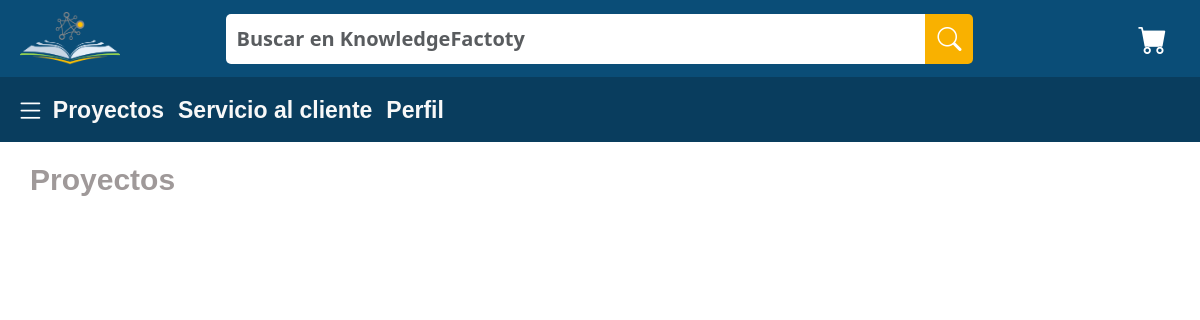
Page /Inicio/ on the earlier database version.
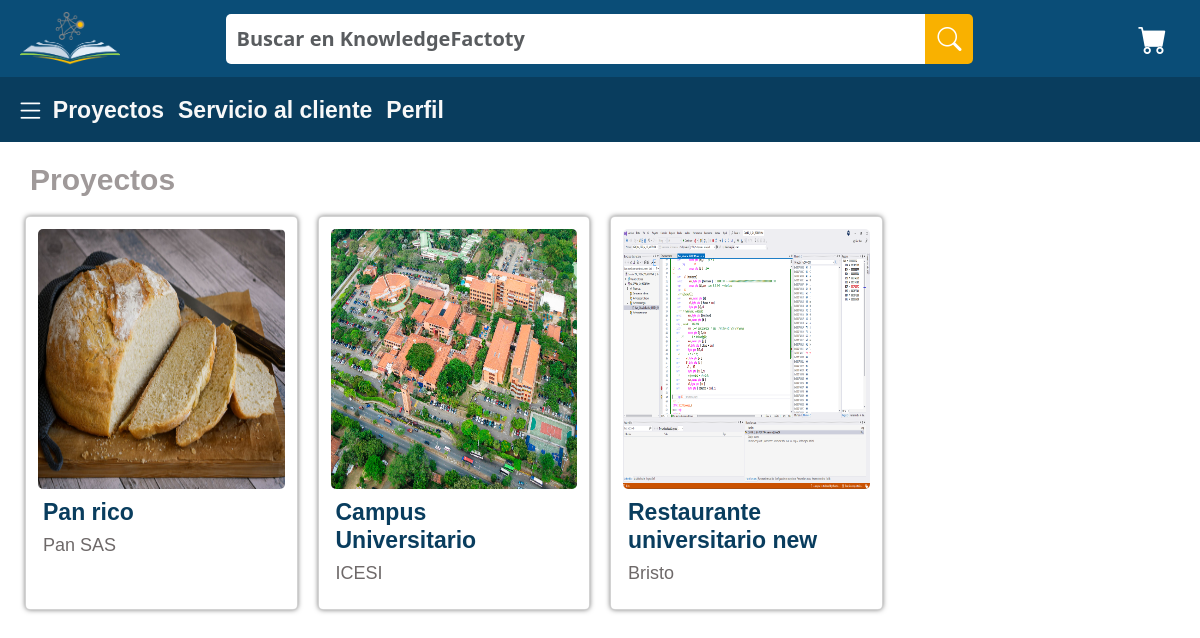
Same page on the later database version.
### test_app/models.py (models this page shows, shortened)
class Project(models.Model):
    name = models.CharField(max_length=30)
    objective = models.TextField()
    results = models.TextField()
    reach = models.TextField()
    state = models.TextField()
    ownerCompany = models.OneToOneField(Company, on_delete=models.CASCADE)
    photo= models.ImageField(null=True, blank=True, upload_to="images/")

class Company(models.Model):
    nit = models.CharField(auto_created=False, primary_key=True, serialize=False, verbose_name='NIT', max_length=9)
    name = models.CharField(max_length=50)
    phoneNumberC = models.CharField(max_length=15)
    address = models.CharField(max_length=300)
    user = models.ForeignKey(User, on_delete=models.CASCADE)

### test_app/views.py (the view)
# urls.py: path('Inicio/',views.homePage, name="homePage"),
def homePage(req):
    projects=Project.objects.all()
    return render(req, 'test_app/MainPageEnterprise.html', {'projects':projects} )

### test_app/templates/test_app/MainPageEnterprise.html (shortened to what this page needs)
{% extends 'test_app/base.html' %}
{% load static %}
{% block content %}
<!DOCTYPE html>
<html lang="en">
<head>
    <link href="https://cdn.jsdelivr.net/npm/bootstrap@5.3.0-alpha2/dist/css/bootstrap.min.css" rel="stylesheet">
    <link rel="stylesheet" href="https://cdn.jsdelivr.net/npm/bootstrap-icons@1.10.3/font/bootstrap-icons.css">
    <link rel="stylesheet" href='{% static "CSS/styleMainPageEnterprise.css" %}'>
</head>
<body>
    <header class="container-fluid text-center" style="padding: 10px;  background-color: #0A4D77;">
        <div class="row align-items-center" style="padding-left: 10px; padding-right: 10px;">
          <div class="col-2 image_locate">
            <img src='{% static "/Images/Logo_DreamsBank.png" %}' alt="Logo de DreamsBank" style="width: 100px;">
          </div>
          <div class="col-8 items_search_locate" style="display: flex; justify-content: center;">
            <form class="form-inline">
              <div class="input-group" style="flex-shrink: 0;">
                <input id="input_search" type="text" class="form-control" placeholder="Buscar en KnowledgeFactoty" style="width: 700px;">
                <div class="input-group-append">
                  <button class="btn btn-secondary" type="button" style="background-color: #F9B100; border: 0; border-radius: 0px ; border-top-right-radius: 5px; border-bottom-right-radius: 5px; width: 100%; height: 100%;">
                    <i class="bi bi-search" style="font-size: 1.5em;"></i>
                  </button>
                </div>
              </div>
            </form>
          </div>
          <div class="col-2" style="display: flex; justify-content: end;">
            <button class="btn btn-link">
              <i class="bi bi-cart-fill" style="color: #fff; font-size: 1.8em;"></i>
            </button>
          </div>
        </div>
      </header>
      <header class="row-fluid text-center" style="padding: 10px; padding-left: 15px; padding-right: 15px; background-color: #093D5E;">
        <div class="menu-bar">
            <div class="icon_menu_bar">
              <button class="btn btn-link" style="padding: 0;">
                <i id="sideMenu" class="bi bi-list" style="color: #fff; font-size: 1.8em;z-index: 1;"></i>
              </button>
            </div>
            <a href="{% url 'homePage' %}" class="menu-item">Proyectos</a>
            <a href="#" class="menu-item">Servicio al cliente</a>
            <a href="{% url 'profile' %}" class="menu-item">Perfil</a>
          </div>
      </header>
      <div class="PrimaryBox">
        <h1 class="Title">Proyectos</h1>
          <div class="gridProducts" id="gridP">
          {% for project in projects %}
            <div class="card" id={{project.id}}>
              <a href="{% url 'productInformation' project.id %}" class="selectionProject" style="z-index:5;position: absolute;width: 93%;height: 93%;"></a>
                <div class="card_image" style="height: 260px;">
                    {% if project.photo %}
                    <img src="{{project.photo.url}}" alt={{project.id}} style="width: 100%; height: 100%;border-radius: 5px">
                    {% else %}
                    <h3 class="no foto">No hay foto</h3>
                    {% endif %}
                </div>
                <div class="card_content">
                  <h1 class="card_title">{{project.name}}</h1>
                  <h3 class="card_text">{{project.ownerCompany.name}}</h3>
              </div>
            </div>
        {% endfor %}
        </div>
      </div>
</body>
</html>
{% endblock %}

### test_app/templates/test_app/base.html (shortened to what this page needs)
{% load static%}
<!DOCTYPE html>
<html lang="en">
<head>
    <link href="https://cdn.jsdelivr.net/npm/bootstrap@5.3.0-alpha2/dist/css/bootstrap.min.css" rel="stylesheet">
    <link rel="stylesheet" href="https://cdn.jsdelivr.net/npm/bootstrap-icons@1.10.3/font/bootstrap-icons.css">
</head>
<body>
    {% block content %}
    {% endblock %}
</body>
</html>

### test_app/static/CSS/styleMainPageEnterprise.css (style rules this page uses)
* { margin: 0; padding: 0; box-sizing: border-box; text-decoration: none; }
.image_locate { text-align: left; }
.items_search_locate { text-align: center; align-self: center; }
#input_search { height: 50px; border: 0px; border-top-left-radius: 5px; border-bottom-left-radius: 5px; color: #525151; font-weight: bold; padding-left: 10px; padding-right: 10px; font-size: 20px; text-align: left; }
.menu-bar { display: flex; flex-direction: row; flex-wrap: wrap; overflow: hidden; justify-content:left; align-items: center; }
header div a { display: flex; align-self: center; justify-content: center; }
.menu-item { color: #fff; list-style: none; margin-right: 7px; margin-left: 7px; text-decoration: none; font-size: 23px; font-weight: bold; color: #F8F8F8; font-family: "Roboto Flex", "Arial", sans-serif; }
.Title { padding-left: 30px; padding-top: 20px; color: #9f9999; font-size: 30px; font-weight: bold; font-family: "Roboto Flex", "Arial", sans-serif; }
.gridProducts { display: grid; grid-template-columns: repeat(4, 1fr); grid-gap: 20px; padding-top: 10px; padding-left: 25px; padding-right: 25px; }
.gridProducts .card { background-color: #fff; border-radius: 5px; padding: 12px; text-align: center; box-shadow: 0 0 5px rgba(0,0,0,0.5); }
.gridProducts .card .selectionProject { z-index:5; position: absolute; width: 93%; height: 93%; }
.gridProducts .card .card_image { width: 100%; background-size: cover; background-repeat: no-repeat; background-position: center; border-top-left-radius: 10px; border-top-right-radius: 10px; margin-bottom: 5px; }
.gridProducts .card .card_content { padding: 5px; text-align: left; height: auto; }
.gridProducts .card .card_content .card_title { font-size: 23px; font-weight: bold; color: #093D5E; font-family: "Roboto Flex", "Arial", sans-serif; }
.gridProducts .card .card_content .card_text { font-size: 18px; color: #6e6969; font-family: "Roboto Flex", "Arial", sans-serif; }

Differences in the rows shown:
added Project: photo (picture), name "Pan rico", ownerCompany.name "Pan SAS"
added Project: photo (picture), name "Campus Universitario", ownerCompany.name "ICESI"
added Project: photo (picture), name "Restaurante universitario new", ownerCompany.name "Bristo"
